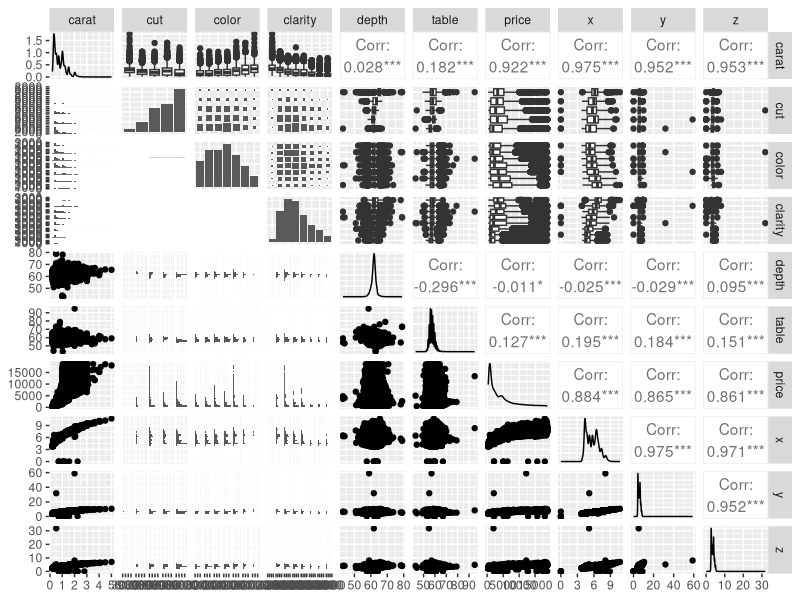
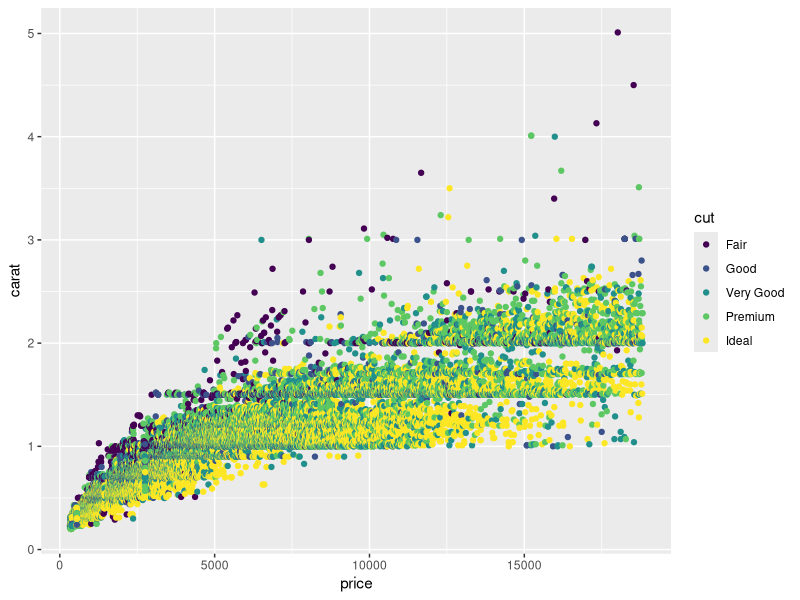
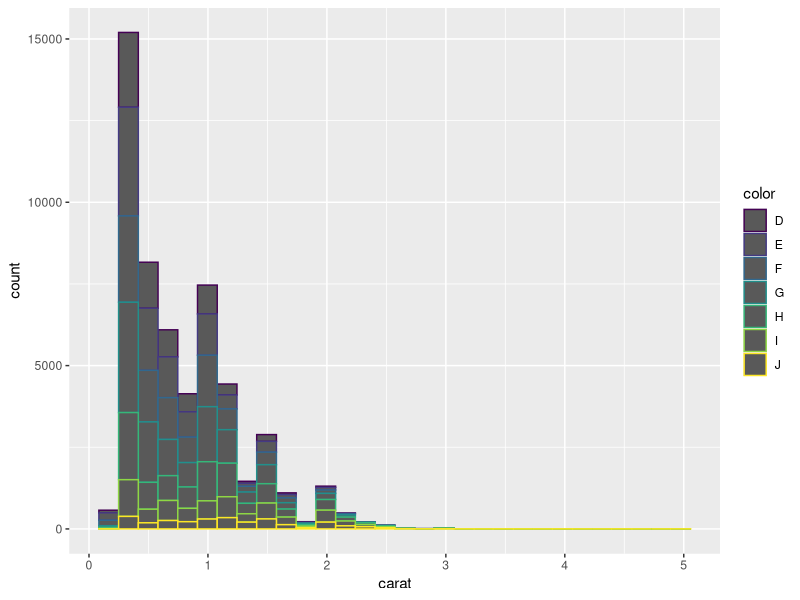
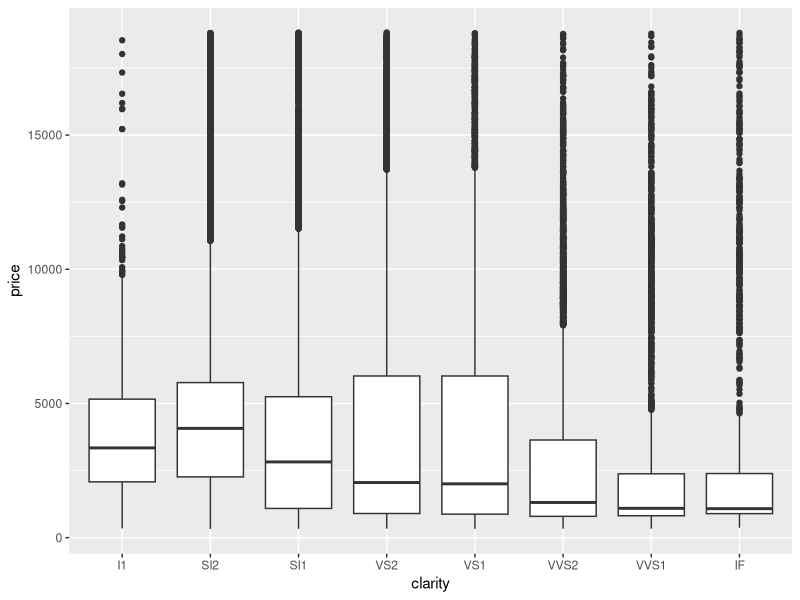

Source code (R) for these figures, in order:
## ---- chunk 1
library(tidyverse)
library(skimr)
library(GGally)
## ---- chunk 2
# Explore the "diamonds" data set using the functions names(), dim(), summary(), head(), tail(), and skimr::skim()
names(diamonds)
dim(diamonds)
summary(diamonds)
head(diamonds)
tail(diamonds)
skimr::skim(diamonds)
## ---- chunk 3
ggpairs(diamonds)
## ---- chunk 4
# Create a basic ggplot scatterplot of diamond price (price) as a function of size (carat)
ggplot(diamonds, mapping=aes(x=price, y=carat, color=cut))+
  geom_point()

# Create a histogram showing the distribution of values in the carat column (recall: a histogram only requires a single variable, e.g. aes(x = carat))
ggplot(diamonds, mapping = aes(x=carat, color=color)) +
  geom_histogram()

# Create a boxplot (see: geom_boxplot) of diamond clarity (on the x-axis) and price (y-axis).
ggplot(diamonds, mapping = aes(x=clarity, y=price, color=carat)) +
  geom_boxplot()
